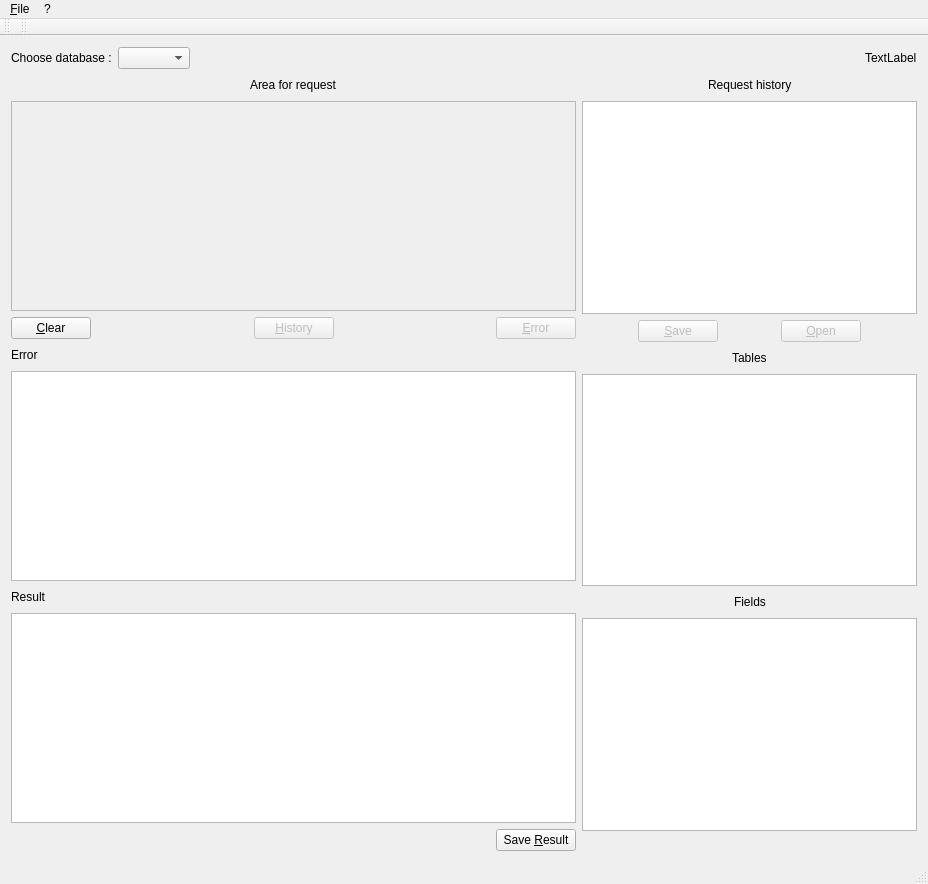
<?xml version="1.0" encoding="UTF-8"?>
<ui version="4.0">
 <class>MainWindow</class>
 <widget class="QMainWindow" name="MainWindow">
  <property name="geometry">
   <rect>
    <x>0</x>
    <y>0</y>
    <width>928</width>
    <height>884</height>
   </rect>
  </property>
  <property name="windowTitle">
   <string>RSQL</string>
  </property>
  <property name="windowIcon">
   <iconset resource="ressource/ressource.qrc">
    <normaloff>:/image/logo2.png</normaloff>:/image/logo2.png</iconset>
  </property>
  <property name="toolButtonStyle">
   <enum>Qt::ToolButtonIconOnly</enum>
  </property>
  <widget class="QWidget" name="centralWidget">
   <layout class="QVBoxLayout" name="verticalLayout_4">
    <item>
     <layout class="QHBoxLayout" name="horizontalLayout_12">
      <item>
       <layout class="QHBoxLayout" name="horizontalLayout_10">
        <item>
         <widget class="QLabel" name="label_2">
          <property name="text">
           <string>Choose database :</string>
          </property>
         </widget>
        </item>
        <item>
         <widget class="QComboBox" name="comboBoxListBDD"/>
        </item>
       </layout>
      </item>
      <item>
       <layout class="QHBoxLayout" name="horizontalLayout_11">
        <item>
         <spacer name="horizontalSpacer_17">
          <property name="orientation">
           <enum>Qt::Horizontal</enum>
          </property>
          <property name="sizeHint" stdset="0">
           <size>
            <width>40</width>
            <height>20</height>
           </size>
          </property>
         </spacer>
        </item>
        <item>
         <widget class="QLabel" name="labelIcon">
          <property name="text">
           <string>TextLabel</string>
          </property>
         </widget>
        </item>
       </layout>
      </item>
     </layout>
    </item>
    <item>
     <layout class="QHBoxLayout" name="horizontalLayout_13">
      <item>
       <layout class="QVBoxLayout" name="verticalLayout">
        <item>
         <layout class="QHBoxLayout" name="horizontalLayout_5">
          <item>
           <spacer name="horizontalSpacer_6">
            <property name="orientation">
             <enum>Qt::Horizontal</enum>
            </property>
            <property name="sizeHint" stdset="0">
             <size>
              <width>40</width>
              <height>20</height>
             </size>
            </property>
           </spacer>
          </item>
          <item>
           <widget class="QLabel" name="label_4">
            <property name="text">
             <string>Area for request</string>
            </property>
           </widget>
          </item>
          <item>
           <spacer name="horizontalSpacer_7">
            <property name="orientation">
             <enum>Qt::Horizontal</enum>
            </property>
            <property name="sizeHint" stdset="0">
             <size>
              <width>40</width>
              <height>20</height>
             </size>
            </property>
           </spacer>
          </item>
         </layout>
        </item>
        <item>
         <widget class="QTextEdit" name="textEdit">
          <property name="enabled">
           <bool>false</bool>
          </property>
         </widget>
        </item>
        <item>
         <layout class="QHBoxLayout" name="horizontalLayout">
          <item>
           <widget class="QPushButton" name="pushButtonClean">
            <property name="text">
             <string>&amp;Clear</string>
            </property>
           </widget>
          </item>
          <item>
           <spacer name="horizontalSpacer">
            <property name="orientation">
             <enum>Qt::Horizontal</enum>
            </property>
            <property name="sizeHint" stdset="0">
             <size>
              <width>40</width>
              <height>20</height>
             </size>
            </property>
           </spacer>
          </item>
          <item>
           <widget class="QPushButton" name="pushButtonHistoriser">
            <property name="enabled">
             <bool>false</bool>
            </property>
            <property name="text">
             <string>&amp;History</string>
            </property>
           </widget>
          </item>
          <item>
           <spacer name="horizontalSpacer_2">
            <property name="orientation">
             <enum>Qt::Horizontal</enum>
            </property>
            <property name="sizeHint" stdset="0">
             <size>
              <width>40</width>
              <height>20</height>
             </size>
            </property>
           </spacer>
          </item>
          <item>
           <widget class="QPushButton" name="pushButtonErreur">
            <property name="enabled">
             <bool>false</bool>
            </property>
            <property name="text">
             <string>&amp;Error</string>
            </property>
           </widget>
          </item>
         </layout>
        </item>
        <item>
         <layout class="QHBoxLayout" name="horizontalLayout_3">
          <item>
           <widget class="QLabel" name="label_7">
            <property name="text">
             <string>Error</string>
            </property>
           </widget>
          </item>
          <item>
           <spacer name="horizontalSpacer_3">
            <property name="orientation">
             <enum>Qt::Horizontal</enum>
            </property>
            <property name="sizeHint" stdset="0">
             <size>
              <width>538</width>
              <height>20</height>
             </size>
            </property>
           </spacer>
          </item>
         </layout>
        </item>
        <item>
         <widget class="QTextBrowser" name="textBrowserErreur"/>
        </item>
        <item>
         <layout class="QHBoxLayout" name="horizontalLayout_2">
          <item>
           <widget class="QLabel" name="label_3">
            <property name="text">
             <string>Result</string>
            </property>
           </widget>
          </item>
          <item>
           <spacer name="horizontalSpacer_4">
            <property name="orientation">
             <enum>Qt::Horizontal</enum>
            </property>
            <property name="sizeHint" stdset="0">
             <size>
              <width>528</width>
              <height>20</height>
             </size>
            </property>
           </spacer>
          </item>
         </layout>
        </item>
        <item>
         <widget class="QTableWidget" name="tableWidgetResultat"/>
        </item>
        <item>
         <layout class="QHBoxLayout" name="horizontalLayout_4">
          <item>
           <spacer name="horizontalSpacer_5">
            <property name="orientation">
             <enum>Qt::Horizontal</enum>
            </property>
            <property name="sizeHint" stdset="0">
             <size>
              <width>218</width>
              <height>20</height>
             </size>
            </property>
           </spacer>
          </item>
          <item>
           <widget class="QPushButton" name="pushButton_2">
            <property name="text">
             <string>Save &amp;Result</string>
            </property>
           </widget>
          </item>
         </layout>
        </item>
       </layout>
      </item>
      <item>
       <layout class="QVBoxLayout" name="verticalLayout_3">
        <item>
         <layout class="QVBoxLayout" name="verticalLayout_2">
          <item>
           <layout class="QHBoxLayout" name="horizontalLayout_9">
            <item>
             <spacer name="horizontalSpacer_15">
              <property name="orientation">
               <enum>Qt::Horizontal</enum>
              </property>
              <property name="sizeHint" stdset="0">
               <size>
                <width>40</width>
                <height>20</height>
               </size>
              </property>
             </spacer>
            </item>
            <item>
             <widget class="QLabel" name="label">
              <property name="text">
               <string>Request history</string>
              </property>
             </widget>
            </item>
            <item>
             <spacer name="horizontalSpacer_16">
              <property name="orientation">
               <enum>Qt::Horizontal</enum>
              </property>
              <property name="sizeHint" stdset="0">
               <size>
                <width>40</width>
                <height>20</height>
               </size>
              </property>
             </spacer>
            </item>
           </layout>
          </item>
          <item>
           <widget class="QListWidget" name="listWidgetHistorique"/>
          </item>
          <item>
           <layout class="QHBoxLayout" name="horizontalLayout_8">
            <item>
             <spacer name="horizontalSpacer_12">
              <property name="orientation">
               <enum>Qt::Horizontal</enum>
              </property>
              <property name="sizeHint" stdset="0">
               <size>
                <width>40</width>
                <height>20</height>
               </size>
              </property>
             </spacer>
            </item>
            <item>
             <widget class="QPushButton" name="pushButtonEnregistrer">
              <property name="enabled">
               <bool>false</bool>
              </property>
              <property name="text">
               <string>&amp;Save</string>
              </property>
             </widget>
            </item>
            <item>
             <spacer name="horizontalSpacer_13">
              <property name="orientation">
               <enum>Qt::Horizontal</enum>
              </property>
              <property name="sizeHint" stdset="0">
               <size>
                <width>40</width>
                <height>20</height>
               </size>
              </property>
             </spacer>
            </item>
            <item>
             <widget class="QPushButton" name="pushButton">
              <property name="enabled">
               <bool>false</bool>
              </property>
              <property name="text">
               <string>&amp;Open</string>
              </property>
             </widget>
            </item>
            <item>
             <spacer name="horizontalSpacer_14">
              <property name="orientation">
               <enum>Qt::Horizontal</enum>
              </property>
              <property name="sizeHint" stdset="0">
               <size>
                <width>40</width>
                <height>20</height>
               </size>
              </property>
             </spacer>
            </item>
           </layout>
          </item>
          <item>
           <layout class="QHBoxLayout" name="horizontalLayout_6">
            <item>
             <spacer name="horizontalSpacer_8">
              <property name="orientation">
               <enum>Qt::Horizontal</enum>
              </property>
              <property name="sizeHint" stdset="0">
               <size>
                <width>40</width>
                <height>20</height>
               </size>
              </property>
             </spacer>
            </item>
            <item>
             <widget class="QLabel" name="label_5">
              <property name="text">
               <string>Tables</string>
              </property>
             </widget>
            </item>
            <item>
             <spacer name="horizontalSpacer_9">
              <property name="orientation">
               <enum>Qt::Horizontal</enum>
              </property>
              <property name="sizeHint" stdset="0">
               <size>
                <width>40</width>
                <height>20</height>
               </size>
              </property>
             </spacer>
            </item>
           </layout>
          </item>
          <item>
           <widget class="QListWidget" name="listWidgetTable"/>
          </item>
          <item>
           <layout class="QHBoxLayout" name="horizontalLayout_7">
            <item>
             <spacer name="horizontalSpacer_10">
              <property name="orientation">
               <enum>Qt::Horizontal</enum>
              </property>
              <property name="sizeHint" stdset="0">
               <size>
                <width>40</width>
                <height>20</height>
               </size>
              </property>
             </spacer>
            </item>
            <item>
             <widget class="QLabel" name="label_6">
              <property name="text">
               <string>Fields</string>
              </property>
             </widget>
            </item>
            <item>
             <spacer name="horizontalSpacer_11">
              <property name="orientation">
               <enum>Qt::Horizontal</enum>
              </property>
              <property name="sizeHint" stdset="0">
               <size>
                <width>40</width>
                <height>20</height>
               </size>
              </property>
             </spacer>
            </item>
           </layout>
          </item>
          <item>
           <widget class="QListWidget" name="listWidgetChamps"/>
          </item>
         </layout>
        </item>
        <item>
         <spacer name="horizontalSpacer_18">
          <property name="orientation">
           <enum>Qt::Horizontal</enum>
          </property>
          <property name="sizeHint" stdset="0">
           <size>
            <width>40</width>
            <height>20</height>
           </size>
          </property>
         </spacer>
        </item>
       </layout>
      </item>
     </layout>
    </item>
   </layout>
  </widget>
  <widget class="QMenuBar" name="menuBar">
   <property name="geometry">
    <rect>
     <x>0</x>
     <y>0</y>
     <width>928</width>
     <height>29</height>
    </rect>
   </property>
   <widget class="QMenu" name="menu_Fichier">
    <property name="title">
     <string>&amp;File</string>
    </property>
    <addaction name="action_Open"/>
    <addaction name="action_Save"/>
    <addaction name="action_Quitter"/>
   </widget>
   <widget class="QMenu" name="menu">
    <property name="title">
     <string>?</string>
    </property>
    <addaction name="action_About"/>
   </widget>
   <addaction name="menu_Fichier"/>
   <addaction name="menu"/>
  </widget>
  <widget class="QToolBar" name="mainToolBar">
   <attribute name="toolBarArea">
    <enum>TopToolBarArea</enum>
   </attribute>
   <attribute name="toolBarBreak">
    <bool>false</bool>
   </attribute>
  </widget>
  <widget class="QStatusBar" name="statusBar"/>
  <widget class="QToolBar" name="toolBar">
   <property name="windowTitle">
    <string>toolBar</string>
   </property>
   <attribute name="toolBarArea">
    <enum>TopToolBarArea</enum>
   </attribute>
   <attribute name="toolBarBreak">
    <bool>false</bool>
   </attribute>
  </widget>
  <action name="action_Quitter">
   <property name="text">
    <string>E&amp;xit</string>
   </property>
  </action>
  <action name="action_Save">
   <property name="enabled">
    <bool>false</bool>
   </property>
   <property name="text">
    <string>&amp;Save</string>
   </property>
  </action>
  <action name="action_Open">
   <property name="enabled">
    <bool>false</bool>
   </property>
   <property name="text">
    <string>&amp;Open</string>
   </property>
  </action>
  <action name="action_About">
   <property name="text">
    <string>&amp;About</string>
   </property>
  </action>
 </widget>
 <layoutdefault spacing="6" margin="11"/>
 <resources>
  <include location="ressource/ressource.qrc"/>
 </resources>
 <connections/>
</ui>
